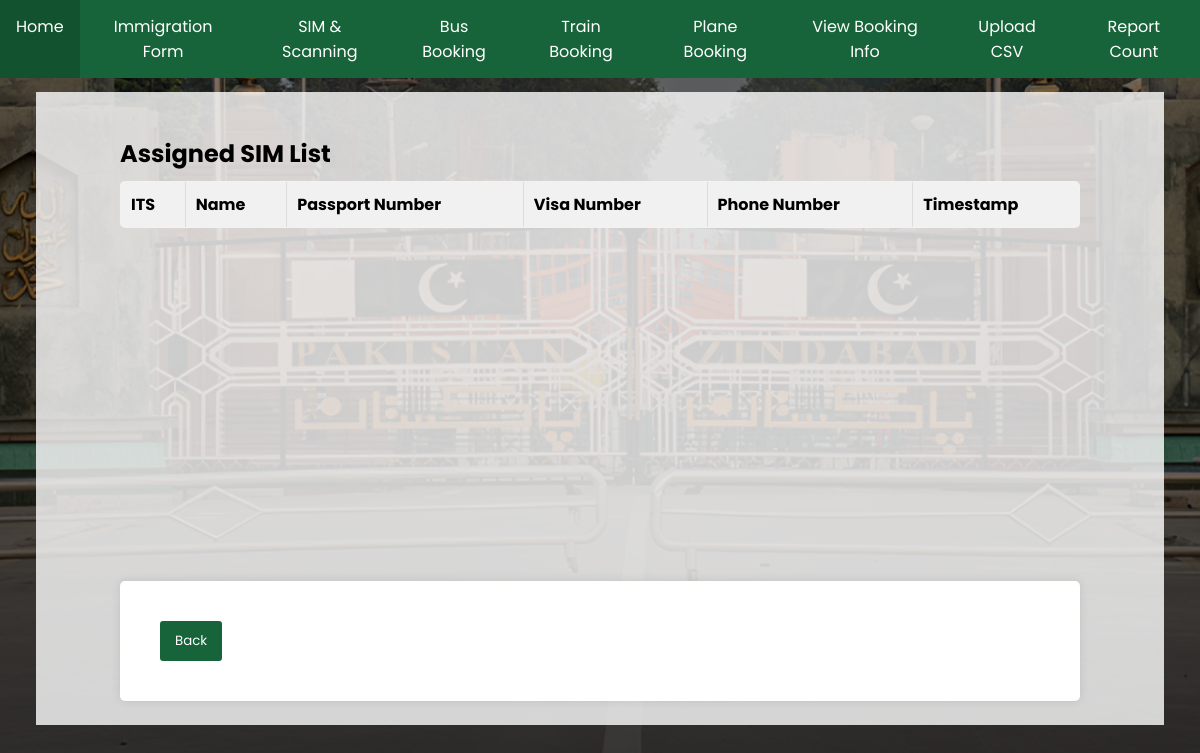
The app's page /phone-list/, older data.
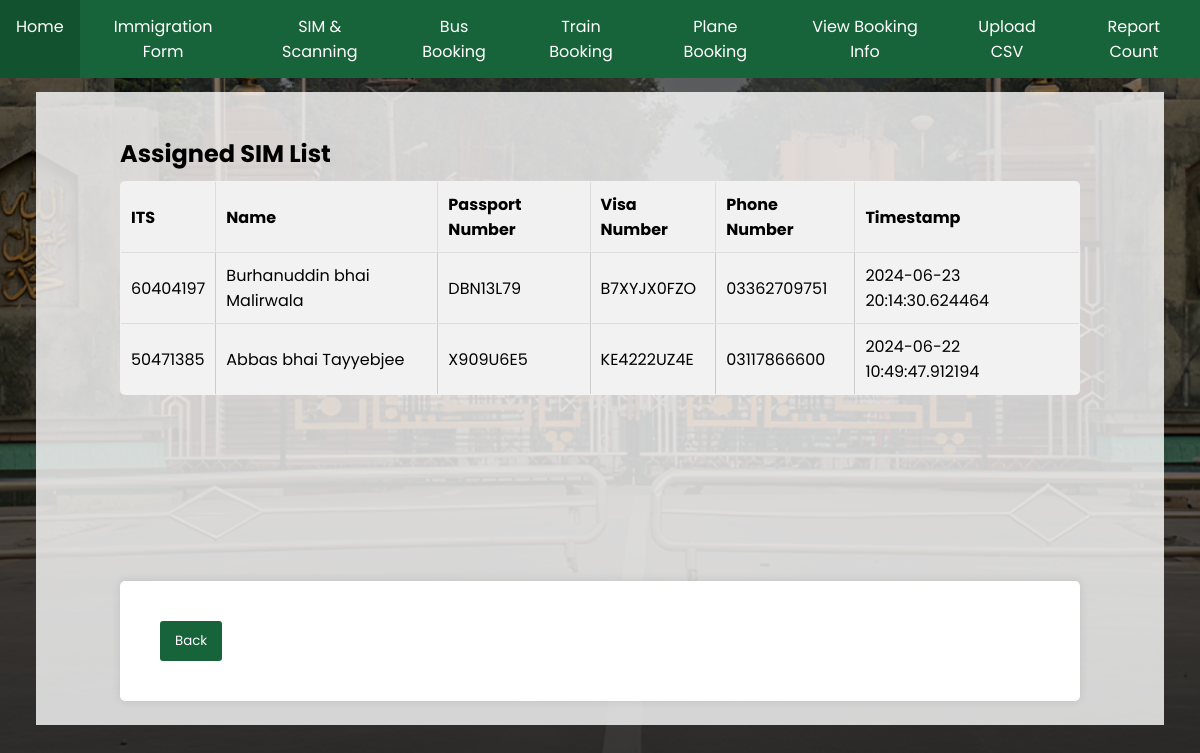
The same page, newer data.
### database.py (models this page shows)
class Master(Base):
    __tablename__ = "master"
    ITS = Column(Integer, primary_key=True, index=True)
    first_name = Column(String)
    middle_name = Column(String)
    last_name = Column(String)
    DOB = Column(Date)
    passport_No = Column(String, unique=True)
    passport_Expiry = Column(Date)
    Visa_No = Column(String, unique=True)
    Mode_of_Transport = Column(String)
    phone = Column(String, nullable=True)
    arrived = Column(Boolean, default=False)
    timestamp = Column(DateTime, default=func.now())

### main.py (the view)
@app.get("/phone-list/", response_class=HTMLResponse)
async def get_phone_list(request: Request, db: Session = Depends(get_db)):
    phone_assigned = db.query(Master).filter(Master.phone.isnot(None), Master.phone != '').order_by(desc(Master.timestamp)).all()
    return templates.TemplateResponse("sim_list.html", {"request": request, "phone_assigned": phone_assigned})

### templates/sim_list.html (shortened to what this page needs)
{% extends "base.html" %}
{% block content %}
<div class="container" style="width: 120vh;">
    <h2>Assigned SIM List</h2>
    <div class="table-container">
        <table>
            <thead>
                <tr>
                    <th>ITS</th>
                    <th>Name</th>
                    <th>Passport Number</th>
                    <th>Visa Number</th>
                    <th>Phone Number</th>
                    <th>Timestamp</th>
                </tr>
            </thead>
            <tbody>
                {% for master in phone_assigned %}
                <tr>
                    <td>{{ master.ITS }}</td>
                    <td>{{ master.first_name }} {{ master.middle_name or "" }} {{ master.last_name }}</td>
                    <td>{{ master.passport_No }}</td>
                    <td>{{ master.Visa_No }}</td>
                    <td>{{ master.phone }}</td>
                    <td>{{ master.timestamp }}</td>
                </tr>
                {% endfor %}
            </tbody>
        </table>
    </div>
    <div>
        <form action="/assign-sim-form/" method="get">
            <button type="submit" class="button" style="margin:20px;">Back</button>
        </form>
    </div>
</div>
{% endblock %}

Row changes from the older to the newer data that the page shows:
now on this page (row edited): Master: ITS "60404197", first_name "Burhanuddin", middle_name "bhai", last_name "Malirwala", passport_No "DBN13L79", Visa_No "B7XYJX0FZO", phone "03362709751", timestamp "2024-06-23 20:14:30.624464"
now on this page (row edited): Master: ITS "50471385", first_name "Abbas", middle_name "bhai", last_name "Tayyebjee", passport_No "X909U6E5", Visa_No "KE4222UZ4E", phone "03117866600", timestamp "2024-06-22 10:49:47.912194"
